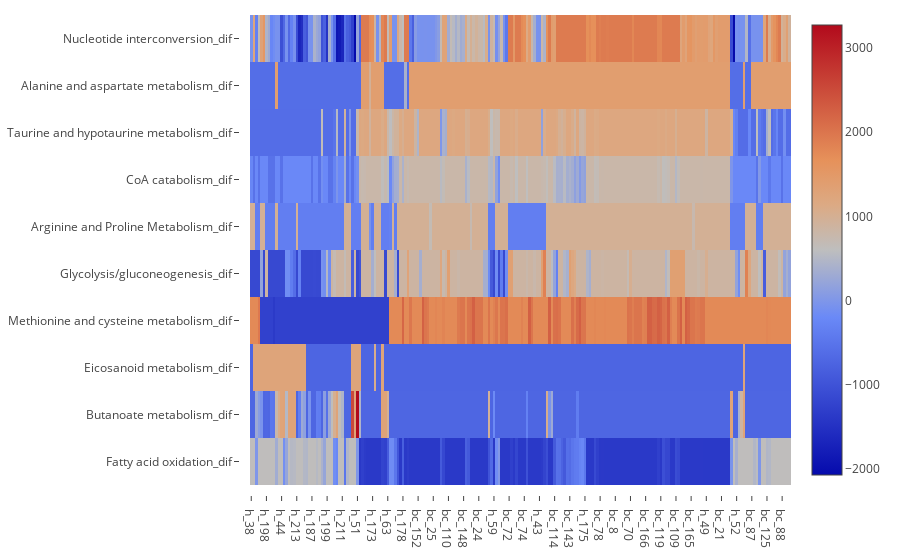

Notebook cell for this chart:
### Markdown cell above
## Heatmaps

### Code cell
from visualization import HeatmapVisualization

top_10_pathways = df_selected_pathways[:10].index
df_fs_pathways = pd.DataFrame(X_fs_pathways)

heat = HeatmapVisualization(list(df_fs_pathways[top_10_pathways].T.to_dict().values()), y).iplot_heatmap()

### Figure 1 — Plotly figure (JSON) as saved in the notebook; plotly's stock layout.template omitted (floating-point values rounded to 4 significant figures; data arrays with more than 128 entries replaced by an {"elided": "..."} marker saying what was removed)
{"data": [{"type": "heatmap", "x": {"elided": "214 str values"}, "y": ["Fatty acid oxidation_dif", "Butanoate metabolism_dif", "Eicosanoid metabolism_dif", "Methionine and cysteine metabolism_dif", "Glycolysis/gluconeogenesis_dif", "Arginine and Proline Metabolism_dif", "CoA catabolism_dif", "Taurine and hypotaurine metabolism_dif", "Alanine and aspartate metabolism_dif", "Nucleotide interconversion_dif"], "z": {"elided": "10x214 float values"}}], "layout": {"autosize": true, "margin": {"b": 75, "l": 250, "pad": 10, "r": 15, "t": 15}}}
